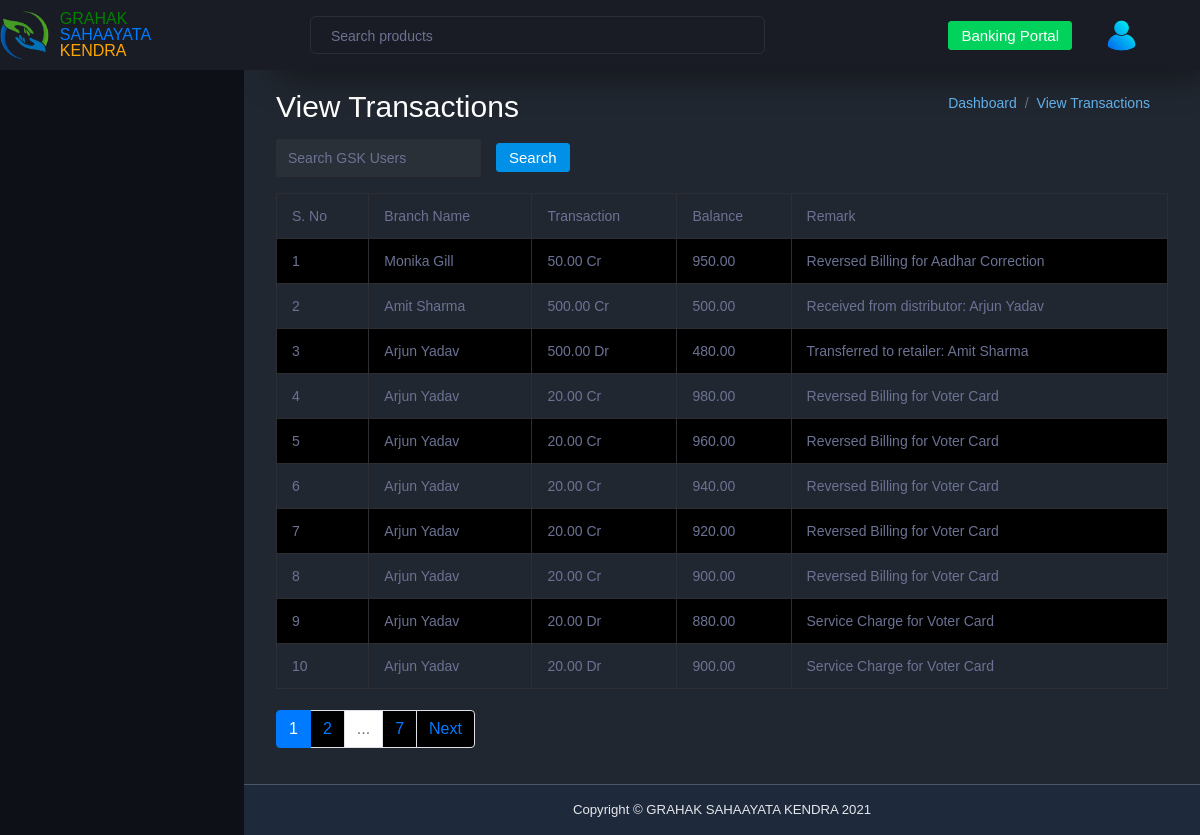
Before: /dashboard/admin/view-transactions/ with the older database file.
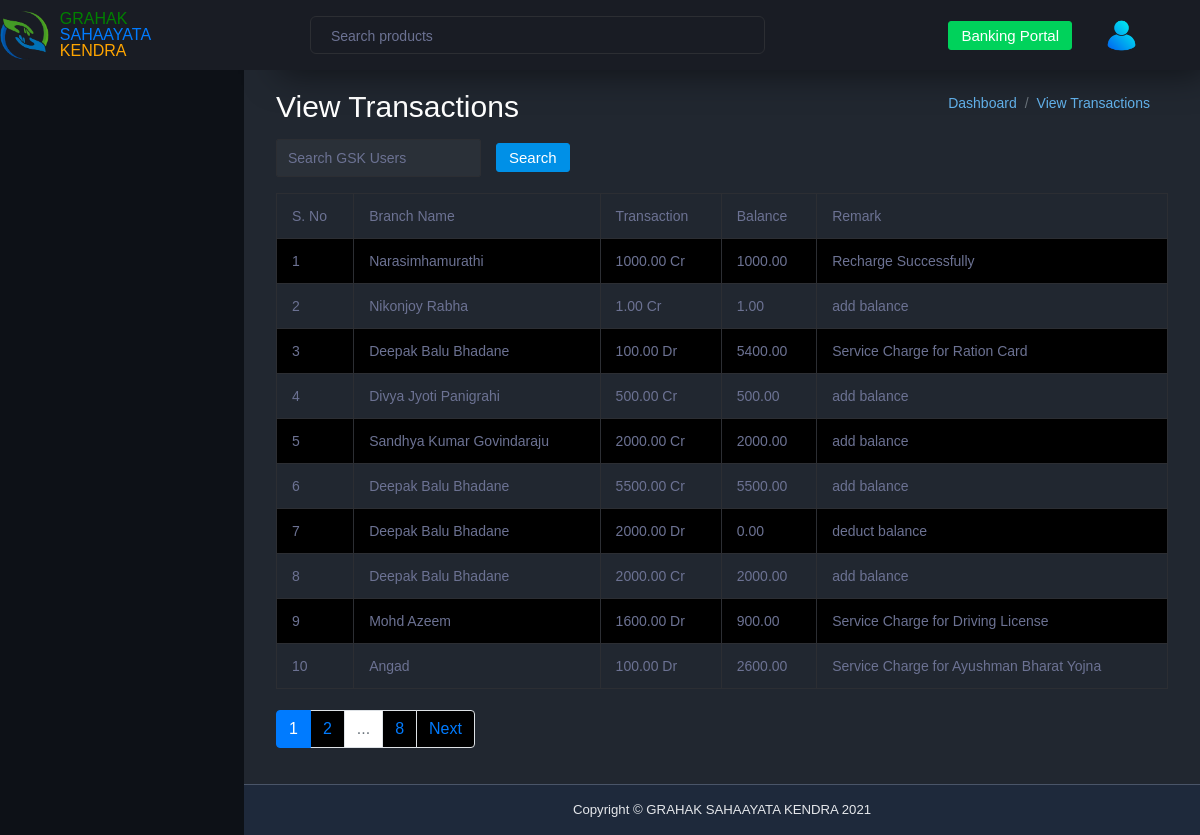
After: the same page with the newer database file.
### dashboard/models.py (models this page shows, shortened)
class Transaction(models.Model):
    TRANSACTION_TYPES = (
        ("Credit", "Credit"),
        ("Debit", "Debit"),
    )
    user = models.ForeignKey(settings.AUTH_USER_MODEL, on_delete=models.CASCADE, related_name="transactions")
    transaction_type = models.CharField(max_length=10, choices=TRANSACTION_TYPES)
    amount = models.DecimalField(max_digits=10, decimal_places=2)
    balance_after_transaction = models.DecimalField(max_digits=10, decimal_places=2, default=0.00)
    description = models.TextField(blank=True, null=True)
    created_at = models.DateTimeField(auto_now_add=True)

### dashboard/views/admin_views.py (the view)
# urls.py: path("admin/view-transactions/", admin_view_transactions, name="view_transactions"),
def admin_view_transactions(request):
    transactions = Transaction.objects.select_related('user').values(
        'id',
        'user__full_name',
        'transaction_type',
        'amount',
        'balance_after_transaction',
        'description',
        'created_at',
    ).order_by('-created_at')
    search_query = request.GET.get('search', '')
    if search_query:
        transactions = transactions.filter(
            Q(user__full_name__icontains=search_query) |
            Q(description__icontains=search_query)
        )
    paginator = Paginator(transactions, 10)  # Show 10 transactions per page
    page_number = request.GET.get('page')
    page_obj = paginator.get_page(page_number)
    serial_start = (page_obj.number - 1) * paginator.per_page
    context = {
        'transactions': page_obj,
        'search_query': search_query,
        'serial_start': serial_start,
    }
    return render(request, 'admin_dashboard/view_transactions.html', context)

### dashboard/templates/admin_dashboard/view_transactions.html (shortened to what this page needs)
{% extends 'base.html' %}
{% load static %}
{% block content %}
<div class="container mt-10">
    <div class="d-flex justify-content-between align-items-center">
        <h2>View Transactions</h2>
        <nav aria-label="breadcrumb">
            <ol class="breadcrumb">
                <li class="breadcrumb-item"><a href="{% url 'admin_dashboard' %}">Dashboard</a></li>
                <li class="breadcrumb-item"><a href="{% url 'add_service' %}">View Transactions</a></li>
            </ol>
        </nav>
    </div>
    <form method="get" class="form-inline mb-3">
        <input type="text" name="search" value="{{ search_query }}" class="form-control" placeholder="Search GSK Users">
        <button type="submit" class="btn btn-primary">Search</button>
    </form>
    <div class="table-responsive">
        <table class="table table-striped table-bordered">
            <thead>
                <tr>
                    <th>S. No</th>
                    <th>Branch Name</th>
                    <th>Transaction</th>
                    <th>Balance</th>
                    <th>Remark</th>
                </tr>
            </thead>
            <tbody>
                {% for transaction in transactions %}
                <tr>
                    <td>{{ serial_start|add:forloop.counter }}</td>
                    <td>{{ transaction.user__full_name }}</td>
                    <td>
                        {{ transaction.amount }}
                        {% if transaction.transaction_type == "Credit" %}
                            Cr
                        {% else %}
                            Dr
                        {% endif %}
                    </td>
                    <td>{{ transaction.balance_after_transaction|default:"0.00" }}</td>
                    <td>{{ transaction.description|default:"N/A" }}</td>
                </tr>
                {% empty %}
                <tr>
                    <td colspan="5" class="text-center">No transactions found.</td>
                </tr>
                {% endfor %}
            </tbody>
        </table>
        <nav>
            <ul class="pagination">
                <li class="page-item {% if transactions.number == 1 %}active{% endif %}">
                    <a class="page-link" href="?page=1">1</a>
                </li>
                {% for page_num in transactions.paginator.page_range %}
                    {% if page_num >= transactions.number|add:-1 and page_num <= transactions.number|add:1 and page_num != 1 and page_num != transactions.paginator.num_pages %}
                    <li class="page-item {% if page_num == transactions.number %}active{% endif %}">
                        <a class="page-link" href="?page={{ page_num }}">{{ page_num }}</a>
                    </li>
                    {% endif %}
                {% endfor %}
                {% if transactions.number < transactions.paginator.num_pages|add:-2 %}
                <li class="page-item disabled"><span class="page-link">...</span></li>
                {% endif %}
                {% if transactions.paginator.num_pages > 1 %}
                <li class="page-item {% if transactions.number == transactions.paginator.num_pages %}active{% endif %}">
                    <a class="page-link" href="?page={{ transactions.paginator.num_pages }}">{{ transactions.paginator.num_pages }}</a>
                </li>
                {% endif %}
                {% if transactions.has_next %}
                <li class="page-item">
                    <a class="page-link" href="?page={{ transactions.next_page_number }}">Next</a>
                </li>
                {% endif %}
            </ul>
        </nav>
    </div>
</div>
{% endblock %}

Changed rows visible on the page:
no longer on this page (row edited): Transaction: counter "6", transaction_type "Cr"
no longer on this page (row edited): Transaction: counter "7", transaction_type "Cr"
no longer on this page (row edited): Transaction: counter "8", transaction_type "Cr"
no longer on this page (row edited): Transaction: counter "9", transaction_type "Dr"
no longer on this page (row edited): Transaction: counter "10", transaction_type "Dr"
added Transaction: counter "1", transaction_type "Cr"
added Transaction: counter "2", transaction_type "Cr"
added Transaction: counter "3", transaction_type "Dr"
added Transaction: counter "4", transaction_type "Cr"
added Transaction: counter "5", transaction_type "Cr"
changed Transaction (number 6 of 10 on the later page): counter "1" → "6"; user__full_name "Monika Gill" → "Deepak Balu Bhadane"; amount "50.00" → "5500.00"; balance_after_transaction "950.00" → "5500.00"; description "Reversed Billing for Aadhar Correction" → "add balance"
changed Transaction: counter "2" → "7"; user__full_name "Amit Sharma" → "Deepak Balu Bhadane"; amount "500.00" → "2000.00"; balance_after_transaction "500.00" → "0.00"; description "Received from distributor: Arjun Yadav" → "deduct balance"; transaction_type "Cr" → "Dr"
changed Transaction (number 8 of 10 on the later page): counter "3" → "8"; user__full_name "Arjun Yadav" → "Deepak Balu Bhadane"; amount "500.00" → "2000.00"; balance_after_transaction "480.00" → "2000.00"; description "Transferred to retailer: Amit Sharma" → "add balance"; transaction_type "Dr" → "Cr"
changed Transaction: counter "4" → "9"; user__full_name "Arjun Yadav" → "Mohd Azeem"; amount "20.00" → "1600.00"; balance_after_transaction "980.00" → "900.00"; description "Reversed Billing for Voter Card" → "Service Charge for Driving License"; transaction_type "Cr" → "Dr"
changed Transaction: counter "5" → "10"; user__full_name "Arjun Yadav" → "Angad"; amount "20.00" → "100.00"; balance_after_transaction "960.00" → "2600.00"; description "Reversed Billing for Voter Card" → "Service Charge for Ayushman Bharat Yojna"; transaction_type "Cr" → "Dr"
Other visible differences:
{{ transactions.paginator.num_pages }}: "7" → "8"
